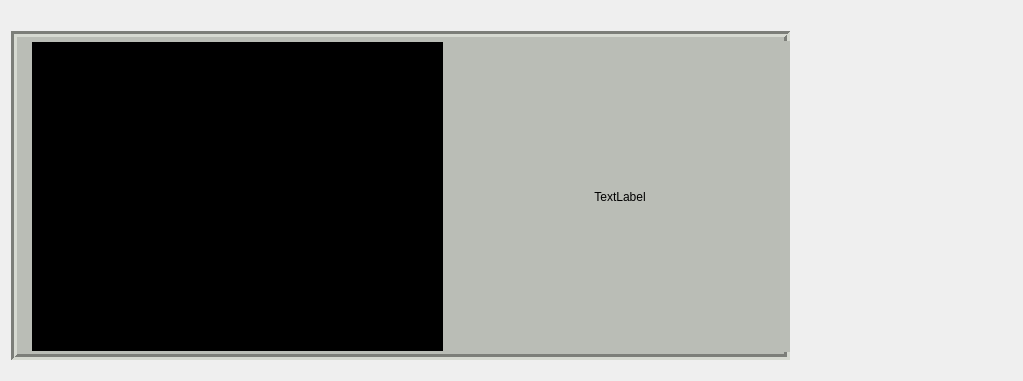
<?xml version="1.0" encoding="UTF-8"?>
<ui version="4.0">
 <class>Widget</class>
 <widget class="QWidget" name="Widget">
  <property name="geometry">
   <rect>
    <x>0</x>
    <y>0</y>
    <width>1023</width>
    <height>381</height>
   </rect>
  </property>
  <property name="windowTitle">
   <string>Widget</string>
  </property>
  <widget class="QWidget" name="gridLayoutWidget_3">
   <property name="geometry">
    <rect>
     <x>0</x>
     <y>20</y>
     <width>801</width>
     <height>351</height>
    </rect>
   </property>
   <layout class="QGridLayout" name="gridLayout1">
    <item row="0" column="0">
     <widget class="QFrame" name="frame1">
      <property name="minimumSize">
       <size>
        <width>600</width>
        <height>0</height>
       </size>
      </property>
      <property name="styleSheet">
       <string notr="true">background-color: rgb(186, 189, 182);</string>
      </property>
      <property name="frameShape">
       <enum>QFrame::Box</enum>
      </property>
      <property name="frameShadow">
       <enum>QFrame::Sunken</enum>
      </property>
      <property name="lineWidth">
       <number>3</number>
      </property>
      <widget class="QWidget" name="gridLayoutWidget_2">
       <property name="geometry">
        <rect>
         <x>20</x>
         <y>10</y>
         <width>761</width>
         <height>311</height>
        </rect>
       </property>
       <layout class="QGridLayout" name="gridLayout2">
        <property name="sizeConstraint">
         <enum>QLayout::SetDefaultConstraint</enum>
        </property>
        <property name="leftMargin">
         <number>1</number>
        </property>
        <property name="topMargin">
         <number>1</number>
        </property>
        <property name="rightMargin">
         <number>1</number>
        </property>
        <property name="bottomMargin">
         <number>1</number>
        </property>
        <item row="0" column="1">
         <widget class="QLabel" name="label_check">
          <property name="minimumSize">
           <size>
            <width>342</width>
            <height>309</height>
           </size>
          </property>
          <property name="maximumSize">
           <size>
            <width>309</width>
            <height>16777215</height>
           </size>
          </property>
          <property name="text">
           <string>TextLabel</string>
          </property>
          <property name="alignment">
           <set>Qt::AlignCenter</set>
          </property>
         </widget>
        </item>
        <item row="0" column="0">
         <widget class="QLabel" name="mainlabel">
          <property name="sizePolicy">
           <sizepolicy hsizetype="Expanding" vsizetype="Expanding">
            <horstretch>0</horstretch>
            <verstretch>0</verstretch>
           </sizepolicy>
          </property>
          <property name="palette">
           <palette>
            <active>
             <colorrole role="WindowText">
              <brush brushstyle="SolidPattern">
               <color alpha="255">
                <red>239</red>
                <green>41</green>
                <blue>41</blue>
               </color>
              </brush>
             </colorrole>
             <colorrole role="Button">
              <brush brushstyle="SolidPattern">
               <color alpha="255">
                <red>0</red>
                <green>0</green>
                <blue>0</blue>
               </color>
              </brush>
             </colorrole>
             <colorrole role="Base">
              <brush brushstyle="SolidPattern">
               <color alpha="255">
                <red>0</red>
                <green>0</green>
                <blue>0</blue>
               </color>
              </brush>
             </colorrole>
             <colorrole role="Window">
              <brush brushstyle="SolidPattern">
               <color alpha="255">
                <red>0</red>
                <green>0</green>
                <blue>0</blue>
               </color>
              </brush>
             </colorrole>
            </active>
            <inactive>
             <colorrole role="WindowText">
              <brush brushstyle="SolidPattern">
               <color alpha="255">
                <red>239</red>
                <green>41</green>
                <blue>41</blue>
               </color>
              </brush>
             </colorrole>
             <colorrole role="Button">
              <brush brushstyle="SolidPattern">
               <color alpha="255">
                <red>0</red>
                <green>0</green>
                <blue>0</blue>
               </color>
              </brush>
             </colorrole>
             <colorrole role="Base">
              <brush brushstyle="SolidPattern">
               <color alpha="255">
                <red>0</red>
                <green>0</green>
                <blue>0</blue>
               </color>
              </brush>
             </colorrole>
             <colorrole role="Window">
              <brush brushstyle="SolidPattern">
               <color alpha="255">
                <red>0</red>
                <green>0</green>
                <blue>0</blue>
               </color>
              </brush>
             </colorrole>
            </inactive>
            <disabled>
             <colorrole role="WindowText">
              <brush brushstyle="SolidPattern">
               <color alpha="255">
                <red>190</red>
                <green>190</green>
                <blue>190</blue>
               </color>
              </brush>
             </colorrole>
             <colorrole role="Button">
              <brush brushstyle="SolidPattern">
               <color alpha="255">
                <red>0</red>
                <green>0</green>
                <blue>0</blue>
               </color>
              </brush>
             </colorrole>
             <colorrole role="Base">
              <brush brushstyle="SolidPattern">
               <color alpha="255">
                <red>0</red>
                <green>0</green>
                <blue>0</blue>
               </color>
              </brush>
             </colorrole>
             <colorrole role="Window">
              <brush brushstyle="SolidPattern">
               <color alpha="255">
                <red>0</red>
                <green>0</green>
                <blue>0</blue>
               </color>
              </brush>
             </colorrole>
            </disabled>
           </palette>
          </property>
          <property name="font">
           <font>
            <pointsize>18</pointsize>
           </font>
          </property>
          <property name="styleSheet">
           <string notr="true">background-color: rgb(0, 0, 0);</string>
          </property>
          <property name="text">
           <string/>
          </property>
          <property name="alignment">
           <set>Qt::AlignCenter</set>
          </property>
         </widget>
        </item>
       </layout>
      </widget>
     </widget>
    </item>
   </layout>
  </widget>
 </widget>
 <layoutdefault spacing="6" margin="11"/>
 <resources/>
 <connections/>
</ui>
